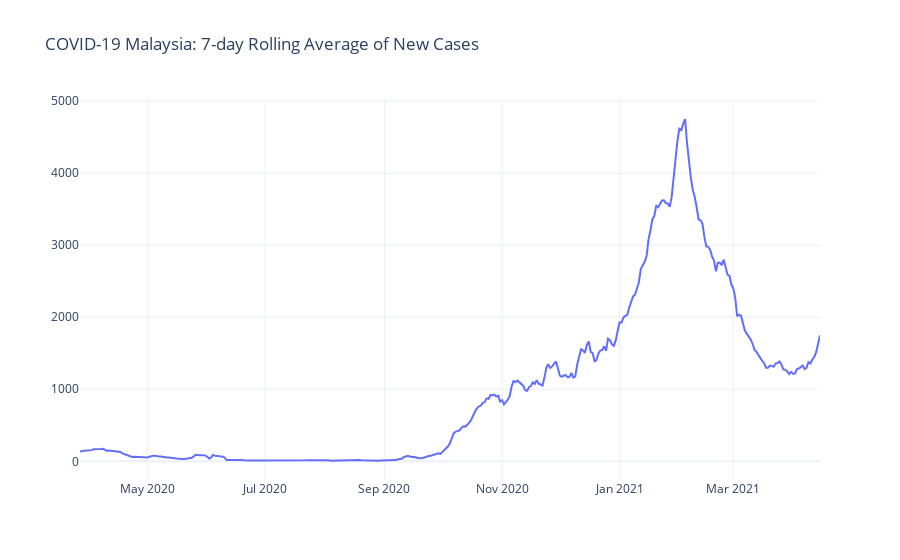

The notebook cell saved with this chart:
### Code cell
fig = px.line(df, x=df.index, y='SMA_new', title=f'COVID-19 Malaysia: 7-day Rolling Average of New Cases')
fig.update_layout(xaxis_title=None, yaxis_title=None)
fig.show()

### Figure 1 — Plotly figure (JSON) as saved in the notebook; plotly's stock layout.template omitted (floating-point values rounded to 4 significant figures; data arrays with more than 128 entries replaced by an {"elided": "..."} marker saying what was removed)
{"data": [{"hovertemplate": "Date=%{x}<br>SMA_new=%{y}<extra></extra>", "legendgroup": "", "line": {"color": "#636efa", "dash": "solid"}, "mode": "lines", "name": "", "orientation": "v", "showlegend": false, "type": "scatter", "x": {"elided": "385 str values"}, "xaxis": "x", "y": {"elided": "385 float values"}, "yaxis": "y"}], "layout": {"autosize": true, "legend": {"tracegroupgap": 0}, "title": {"text": "COVID-19 Malaysia: 7-day Rolling Average of New Cases"}, "xaxis": {"anchor": "y", "autorange": true, "domain": [0, 1], "range": ["2020-03-27", "2021-04-15"], "title": {}, "type": "date"}, "yaxis": {"anchor": "x", "autorange": true, "domain": [0, 1], "range": [-259.7, 5017.0], "title": {}, "type": "linear"}}}
